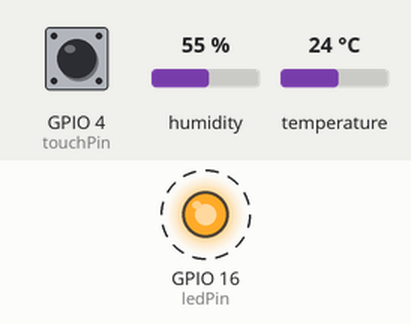
Simulated run of this sketch. Board: ESP32. Parts: output pins drawn as LEDs (lit = HIGH). Dashed ring = blinking. Inputs (shaded band) come from the test bench; at power-on: GPIO 4 (touchPin) HIGH, humidity 55 %, temperature 24 °C. WiFi joins after 1.5 s; servers stay silent unless stated; the local clock reads 2024-03-15 10:24:30 at power-on unless the sketch sets it; random numbers use the default seed unless the sketch sets one; no MQTT or app messages arrive unless stated; what the sketch prints to the serial monitor is not drawn.

Above: at 1.7 s.
Timing chart, 0 to 4.5 s (numbered marks = the images above):
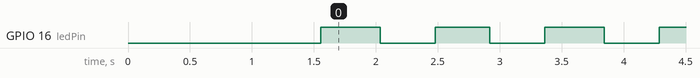

Measured:
- by itself, GPIO 16 (ledPin): alternates HIGH for 0.46 s and LOW for 0.44 s

The sketch:

main.ino
```cpp
#include "secrets.h"
#include <Adafruit_HTU21DF.h>
#include <PubSubClient.h>
#include <WiFi.h>
#include <WiFiClientSecure.h>

WiFiClientSecure espClient;
PubSubClient client(espClient);
Adafruit_HTU21DF sht21 = Adafruit_HTU21DF();

// --- Hardware Pins & Timing ---
const int touchPin = 4;
const int ledPin = 16;
const int touchThreshold = 1000; // ปรับให้เหมาะกับบอร์ดจริง (ต่ำกว่า 40 คือสัมผัส)

bool ledState = false;
unsigned long lastSendTime = 0;
const unsigned long sendInterval = 1500; // ส่งทุกๆ 1.5 วินาที

void setup() {
  Wire.begin(21, 22);
  WiFi.disconnect();
  Serial.begin(115200);
  pinMode(ledPin, OUTPUT);
  digitalWrite(ledPin, LOW);

  // 1. เช็คเซนเซอร์ก่อนเลย ถ้าไม่เจอจะได้รู้ทันที
  if (!sht21.begin()) {
    Serial.println("!!! SHT21 Sensor NOT FOUND - Check Wiring (SDA/SCL) !!!");
    // ไม่ต้อง while(1) เพื่อให้ระบบยังทำงานส่วนอื่นได้
  } else {
    Serial.println("SHT21 Sensor Ready.");
  }

  // 2. เชื่อมต่อ WiFi พร้อมระบบ Timeout
  Serial.print("Connecting to WiFi: ");
  Serial.println(ssid);
  WiFi.begin(ssid, password);

  int attempt = 0;
  while (WiFi.status() != WL_CONNECTED &&
         attempt < 100) { // รอแค่ 15 วินาที (30 * 500ms)
    delay(500);
    Serial.print(".");
    attempt++;
  }

  if (WiFi.status() == WL_CONNECTED) {
    Serial.println("\n[SUCCESS] WiFi Connected!");
    Serial.print("IP Address: ");
    Serial.println(WiFi.localIP());
  } else {
    Serial.println("\n[FAILED] WiFi Timeout! Check your Router/Credentials.");
    // อาจจะสั่ง ESP.restart() ตรงนี้ถ้าต้องการให้มันพยายามใหม่เรื่อยๆ
  }

  // 3. ตั้งค่า MQTT
  // เพิ่มไว้ใน setup() ก่อน client.setServer
  configTime(0, 0, "pool.ntp.org");
  espClient.setInsecure();
  client.setServer(mqtt_server, mqtt_port);
}

void reconnect() {
  while (!client.connected()) {
    Serial.print("Attempting MQTT connection...");
    String clientId = "ESP32-Client-" + String(random(0xffff), HEX);

    if (client.connect(clientId.c_str(), mqtt_user, mqtt_pass)) {
      Serial.println("connected");
    } else {
      Serial.print("failed, rc=");
      Serial.print(client.state());
      Serial.println(" try again in 5 seconds");
      delay(5000);
    }
  }
}

void publishData() {
  float temp = sht21.readTemperature();
  float hum = sht21.readHumidity();
  String ledStatus = ledState ? "ON" : "OFF";

  if (isnan(temp) || isnan(hum)) {
    Serial.println("Failed to read from SHT21 sensor!");
    return;
  }

  // สร้าง JSON Payload
  String payload = "{";
  payload += "\"temp\":" + String(temp, 1);
  payload += ",\"hum\":" + String(hum, 1);
  payload += ",\"led\":\"" + ledStatus + "\"";
  payload += "}";

  Serial.print("Publishing: ");
  Serial.println(payload);
  client.publish(mqtt_topic, payload.c_str());
}

void loop() {
  if (!client.connected()) {
    reconnect();
  }
  client.loop();

  // ตรวจสอบ Touch Sensor (Capacitive Touch)
  int touchValue = touchRead(touchPin);
  if (touchValue < touchThreshold && touchValue > 0) {
    ledState = !ledState;
    digitalWrite(ledPin, ledState ? HIGH : LOW);
    Serial.printf("Touch Triggered! Value: %d | LED: %s\n", touchValue,
                  ledState ? "ON" : "OFF");

    publishData(); // ส่งข้อมูลทันทีเมื่อมีการสัมผัส
    delay(400);    // ป้องกันการสัมผัสซ้ำ (Debounce)
  }

  // ส่งข้อมูลอัตโนมัติตามช่วงเวลา (1.5 วินาที)
  if (millis() - lastSendTime >= sendInterval) {
    lastSendTime = millis();
    publishData();
  }
}
```

secrets.h
```cpp
// --- WiFi Settings ---
const char *ssid = "YOUR_WIFI_SSID";
const char *password = "YOUR_WIFI_PASSWORD";

// --- HiveMQ Cloud Settings ---
const char *mqtt_server = "------.s1.eu.hivemq.cloud";
const int mqtt_port = 8883;
const char *mqtt_user = "user1";
const char *mqtt_pass = "----";
const char *mqtt_topic = "home/sensor/data";
```
